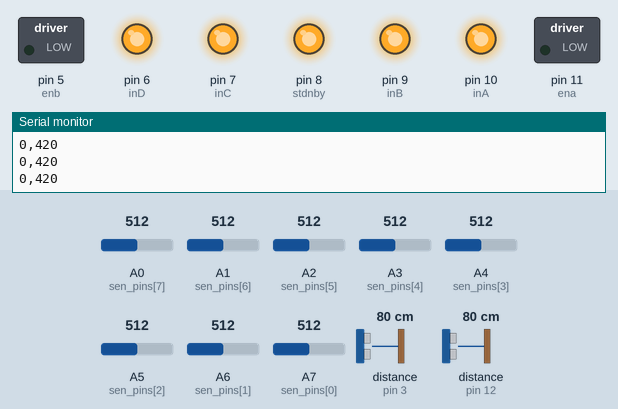
The sketch below on a simulated Arduino Nano, built with avr-gcc and run on an emulated ATmega328P. On the bench: switched loads named in the sketch (green lamp = pin HIGH), output pins drawn as LEDs (lit = HIGH), the last lines printed to the serial monitor. Wiring (inferred from the names in the program): 2 × ultrasonic range finder: trigger pin 2, echo pin 3 / trigger pin 13, echo pin 12. The test bench sets the inputs (shaded band); at power-on: A1 (sen_pins[6]) = 512, A2 (sen_pins[5]) = 512, A4 (sen_pins[3]) = 512, A0 (sen_pins[7]) = 512, A7 (sen_pins[0]) = 512, A3 (sen_pins[4]) = 512, A5 (sen_pins[2]) = 512, A6 (sen_pins[1]) = 512, distance to the obstacle (sensors on pin 3, pin 12) 80 cm. The echo pulse lasts 58.3 µs per cm; pins used as bus, display or sensor lines are not drawn.

Above: at 1.2 s.
1.3 s: A1 (sen_pins[6]) set to 469
2.8 s: A1 (sen_pins[6]) set to 440
At 3.3 s:
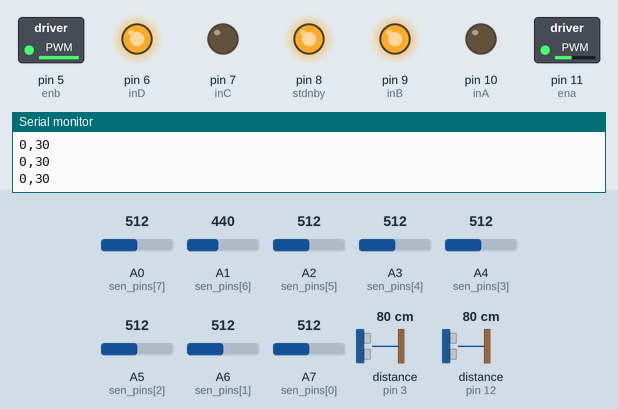
4.3 s: A2 (sen_pins[5]) set to 483
At 4.7 s:
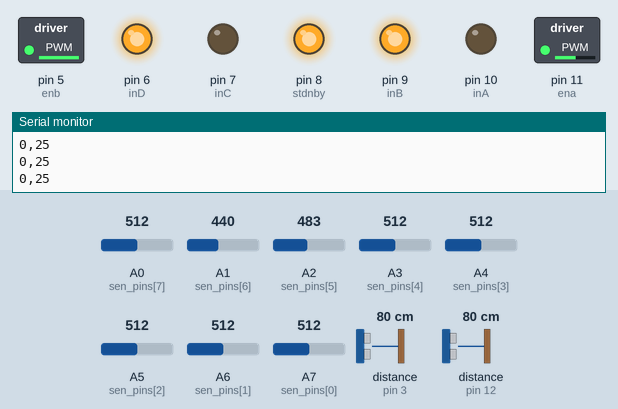
5.8 s: A4 (sen_pins[3]) set to 306
At 6.9 s:
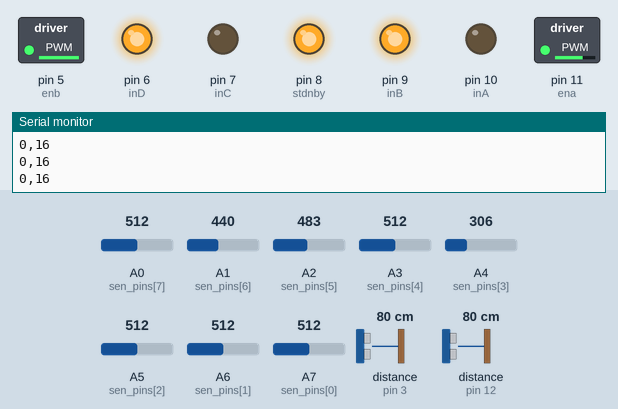
7.3 s: A0 (sen_pins[7]) set to 306
At 7.9 s:
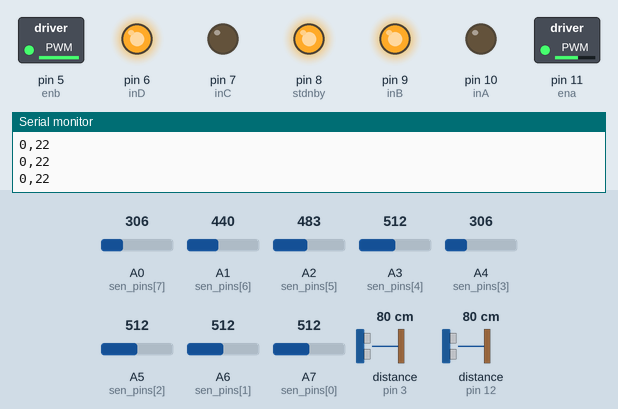
8.8 s: A7 (sen_pins[0]) set to 485
10.3 s: A7 (sen_pins[0]) set to 454
At 11.4 s:
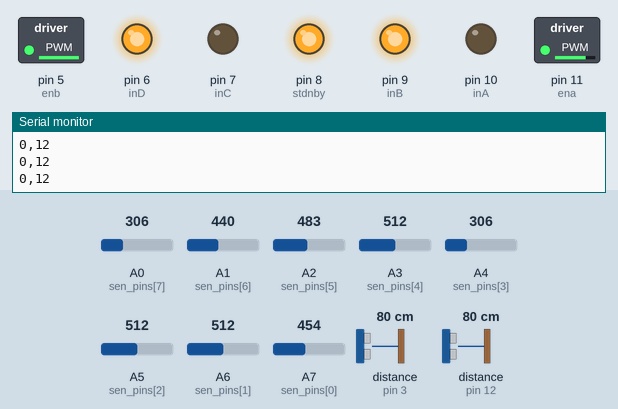
Timing chart, 0 to 12.8 s (numbered marks = the images above; inputs shaded):
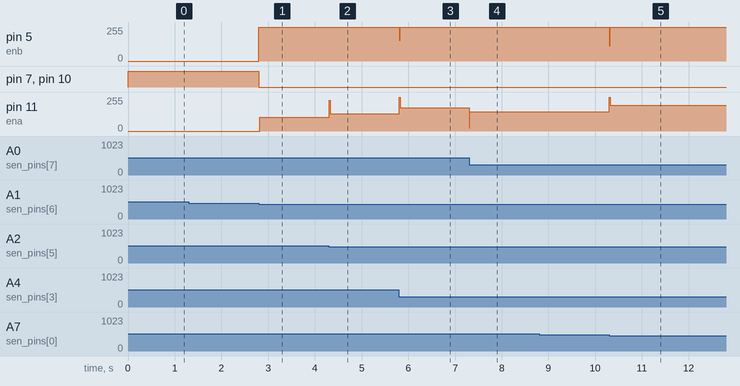

The sketch:

mylfr_personal_8_sensor_with_black_and_white_line.ino
```cpp
#define ena 11
#define inA 10
#define inB 9
#define stdnby 8
#define inC 7
#define inD 6
#define enb 5
#define wall_sonar_trigPin 13
#define wall_sonar_echoPin 12
#define obstacle_sonar_trigPin 2
#define obstacle_sonar_echoPin 3


//sensor analog value should be taken before placing it to th[] array
int uturn = 200;
int th[8] = {467, 485, 448, 406, 382, 492, 451, 429};//for pena track
int sen_pins[8] = {A7, A6, A5, A4, A3, A2, A1, A0};
void wheel(int lm, int rm);
int distance_from_sonar(int trigPin_for_sonar, int echoPin_for_sonar);

int i, sen[8], s[8], lastSensor, lastError;
int base_L = 255;
int base_R = 255;
float kp_sonar = 4;
float kd_sonar = 20;
float ki_sonar = 1;

float kp = 4;
float kd = 20;
float ki = 1;

bool white_line = false;
void setup()
{
  mot_init();
  other_init();
  sonar_init();
}
void loop()
{

  //wheel(100, 100);
  // line_follow();
  int obstacle_sonar_distance =  distance_from_sonar( obstacle_sonar_trigPin,  obstacle_sonar_echoPin);
  int wall_sonar_distance =  distance_from_sonar( wall_sonar_trigPin,  wall_sonar_echoPin);
  if (obstacle_sonar_distance == 5) {
    obstacle_avoid();
  }
  else if (wall_sonar_distance < 12) {
    wall_follow();
  }
  else {
    if (s[0] == 0 && s[1] == 0 && s[2] == 0 && s[3] == 1 && s[4] == 1 && s[5] == 1 && s[6] == 0 && s[7] == 0
        || s[0] == 0 && s[1] == 0 && s[2] == 0 && s[3] == 0 && s[4] == 1 && s[5] == 1 && s[6] == 0 && s[7] == 0 ||
        s[0] == 0 && s[1] == 0 && s[2] == 0 && s[3] == 1 && s[4] == 1 && s[5] == 0 && s[6] == 0 && s[7] == 0 ||
        s[0] == 0 && s[1] == 0 && s[2] == 0 && s[3] == 0 && s[4] == 1 && s[5] == 0 && s[6] == 0 && s[7] == 0 )
    {
      white_line = false;
    }
    if (s[0] == 1 && s[1] == 1 && s[2] == 1 && s[3] == 0 && s[4] == 0 && s[5] == 0 && s[6] == 1 && s[7] == 1 ||
        s[0] == 1 && s[1] == 1 && s[2] == 1 && s[3] == 1 && s[4] == 0 && s[5] == 0 && s[6] == 1 && s[7] == 1 ||
        s[0] == 1 && s[1] == 1 && s[2] == 1 && s[3] == 0 && s[4] == 0 && s[5] == 1 && s[6] == 1 && s[7] == 1 ||
        s[0] == 1 && s[1] == 1 && s[2] == 1 && s[3] == 1 && s[4] == 0 && s[5] == 1 && s[6] == 1 && s[7] == 1)
    {
      white_line = true;
    }


    line_follow();
  }


}
void obstacle_avoid() {


}

void other_init()
{
  lastSensor = 0;
  lastError = 0;
  Serial.begin(9600);
}
void sonar_init() {
  pinMode(obstacle_sonar_trigPin, OUTPUT);
  pinMode(obstacle_sonar_echoPin, INPUT);
  pinMode(wall_sonar_trigPin, OUTPUT);
  pinMode(wall_sonar_echoPin, INPUT);

}

int distance_from_sonar(int trigPin_for_sonar, int echoPin_for_sonar) {
  long duration;
  int distance;
  digitalWrite(trigPin_for_sonar, LOW);
  delayMicroseconds(2);
  digitalWrite(trigPin_for_sonar, HIGH);
  delayMicroseconds(10);
  digitalWrite(trigPin_for_sonar, LOW);
  duration = pulseIn(echoPin_for_sonar, HIGH);
  distance = duration * 0.034 / 2;
  return distance;

}
void mot_init()
{
  pinMode(inA, OUTPUT);
  pinMode(inB, OUTPUT);
  pinMode(inC, OUTPUT);
  pinMode(inD, OUTPUT);
  pinMode(ena, OUTPUT);
  pinMode(enb, OUTPUT);
  pinMode(stdnby, OUTPUT);
  digitalWrite(stdnby, HIGH);
  digitalWrite(inA, HIGH);
  digitalWrite(inB, HIGH);
  digitalWrite(inC, HIGH);
  digitalWrite(inD, HIGH);

}

void wheel(int lm, int rm)
{
  if (lm == 0)
  {
    digitalWrite(inC, HIGH);
    digitalWrite(inD, HIGH);
  }
  if (lm > 0)
  {
    digitalWrite(inC, LOW);
    digitalWrite(inD, HIGH);
  }
  else if (lm < 0)
  {
    digitalWrite(inC, HIGH);
    digitalWrite(inD, LOW);
  }


  if (rm == 0)
  {
    digitalWrite(inA, HIGH);
    digitalWrite(inB, HIGH);
  }
  if (rm > 0)
  {
    digitalWrite(inA, LOW);
    digitalWrite(inB, HIGH);
  }
  else if (rm < 0)
  {
    digitalWrite(inA, HIGH);
    digitalWrite(inB, LOW);
  }
  if (lm > 254) lm = 254;
  if (lm < -254) lm = -254;
  if (rm > 254) rm = 254;
  if (rm < -254) rm = -254;

  analogWrite(ena, abs(rm));
  analogWrite(enb, abs(lm));

}

int readSensor()
{
  for (i = 0; i < 8; i++)
  {
    sen[i] = analogRead(sen_pins[i]);
    if (sen[i] < th[i])
    {
      s[i] = 1;
    }
    else {
      s[i] = 0;
    }
  }
  //  for (i = 0; i < 8; i++)
  //  {
  //
  //    Serial.print(s[i]);
  //    Serial.print(" ");
  //
  //  }
  //  Serial.println(" ");
  if (white_line) {
    for (i = 0; i < 8; i++)
    {
      s[i] = 1 - s[i];
    }
  }


  int error, sum;
  sum = s[0] + s[1] + s[2] + s[3] + s[4] + s[5] + s[6] + s[7];

  if (sum != 0)
  {
    error = (s[0] * 10 + s[1] * 20 + s[2] * 30 + s[3] * 40 + s[4] * 50 + s[5] * 60 + s[6] * 70 + s[7] * 80) / sum - 40;
  }
  else
  {
    error = 420;
  }


  if (s[0] == 1) lastSensor = 1;
  else if (s[7] == 1) lastSensor = 2;
  else if (s[4] == 1) lastSensor = 3;
  Serial.print(0);
  Serial.print(",");
  Serial.println(error);
  return error;
}


void line_follow()
{
  int error, corr, final_l, final_r;
  float p, d, I = 0;
  error = readSensor();
  if (error == 420)
  {
    if (lastSensor == 1) {
      wheel(-uturn, uturn);
    }
    else if (lastSensor == 2) {
      wheel(uturn, -uturn);
    }
     else if (lastSensor == 3) {
      wheel(uturn, uturn);
    }
  }
  else
  {
    p = kp * error;
    d = kd * (error - lastError);
    I = ki * (I + error);
    corr = p + d + I;
    //    Serial.print(corr);
    final_l = base_L + corr;
    final_r = base_R - corr;
    if (final_l < 0)final_l = 0;
    if (final_r < 0) final_r = 0;


    wheel(final_l, final_r );
    if ((error - lastError) != 0) delay(5);
    lastError = error;
  }

}
void wall_follow()
{
  int error, corr, final_l, final_r;
  float p, d, I = 0;
  error =  distance_from_sonar( wall_sonar_trigPin,  wall_sonar_echoPin);
  p = kp_sonar * error;
  d = kd_sonar * (error - lastError);
  I = ki_sonar * (I + error);
  corr = p + d + I;
  //    Serial.print(corr);
  final_l = base_L + corr;
  final_r = base_R - corr;
  if (final_l < 0)final_l = 0;
  if (final_r < 0) final_r = 0;


  wheel(final_l, final_r );
  if ((error - lastError) != 0) delay(5);
  lastError = error;


}
```

Measured:
- the behaviour switches between 451 and 450 on A1 (sen_pins[6]) (found by bisection; images 0 and 1)
- the behaviour switches between 467 and 466 on A7 (sen_pins[0]) (found by bisection; images 4 and 5)
- after the input at 2.8 s, pin 5 (enb): 0/255 → 254/255 at once; pin 7 (inC), pin 10 (inA): HIGH → LOW at once; pin 11 (ena): 0/255 → 105/255 at once
- after the input at 4.3 s, pin 11 (ena): 105/255 → 130/255 at once
- after the input at 5.8 s, pin 5 (enb): 254/255 → 155/255 at once, → 254/255 0.02 s later; pin 11 (ena): 130/255 → 175/255 at once
- after the input at 7.3 s, pin 11 (ena): 175/255 → 145/255 at once
- after the input at 10.3 s, pin 5 (enb): 254/255 → 115/255 at once, → 254/255 0.02 s later; pin 11 (ena): 145/255 → 195/255 at once
